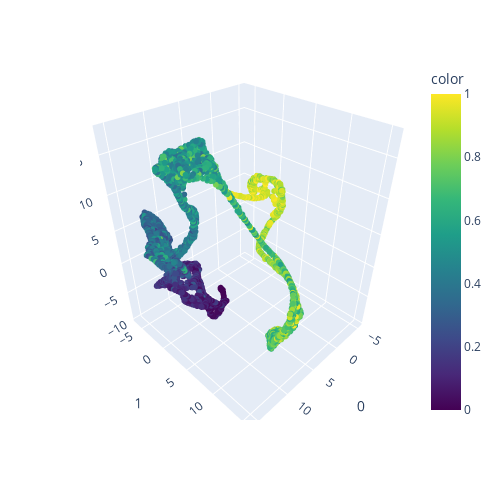

Notebook source saved alongside this figure:
### Code cell
import plotly   
importlib.reload(plotly)
# importlib.reload(nbformat)
import plotly.express as px
fig_3d = px.scatter_3d(
    emb_featuremap, 
    x=0, y=1, z=2,
    color=data_pseudotime, 
    # labels={'color': 'species'}
    color_continuous_scale='viridis',
    # color_discrete_sequence=[ 'orange', 'blue']
)
fig_3d.update_traces(marker_size=2) # Modify the point size
fig_3d.update_layout(
    autosize=False,
    width=500,
    height=500,
)
fig_3d.show()

# save the plot 
fig_3d.write_html("linear_3d_plot.html")

### Figure 1 — Plotly figure (JSON) as saved in the notebook; plotly's stock layout.template omitted (floating-point values rounded to 4 significant figures; data arrays with more than 128 entries replaced by an {"elided": "..."} marker saying what was removed)
{"data": [{"hovertemplate": "0=%{x}<br>1=%{y}<br>2=%{z}<br>color=%{marker.color}<extra></extra>", "legendgroup": "", "marker": {"color": {"elided": "5000 float values"}, "coloraxis": "coloraxis", "size": 2, "symbol": "circle"}, "mode": "markers", "name": "", "scene": "scene", "showlegend": false, "type": "scatter3d", "x": {"elided": "5000 float values"}, "y": {"elided": "5000 float values"}, "z": {"elided": "5000 float values"}}], "layout": {"autosize": false, "coloraxis": {"colorbar": {"title": {"text": "color"}}, "colorscale": [[0, "#440154"], [0.1111, "#482878"], [0.2222, "#3e4989"], [0.3333, "#31688e"], [0.4444, "#26828e"], [0.5556, "#1f9e89"], [0.6667, "#35b779"], [0.7778, "#6ece58"], [0.8889, "#b5de2b"], [1, "#fde725"]]}, "height": 500, "legend": {"tracegroupgap": 0}, "margin": {"t": 60}, "scene": {"domain": {"x": [0, 1], "y": [0, 1]}, "xaxis": {"title": {"text": "0"}}, "yaxis": {"title": {"text": "1"}}, "zaxis": {"title": {"text": "2"}}}, "width": 500}}
